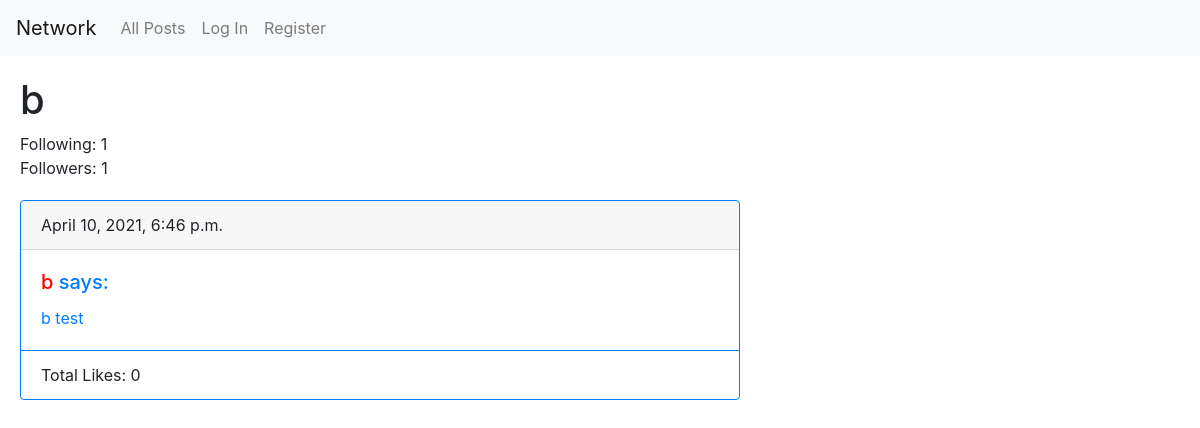
Page /profile/b on the earlier database version.
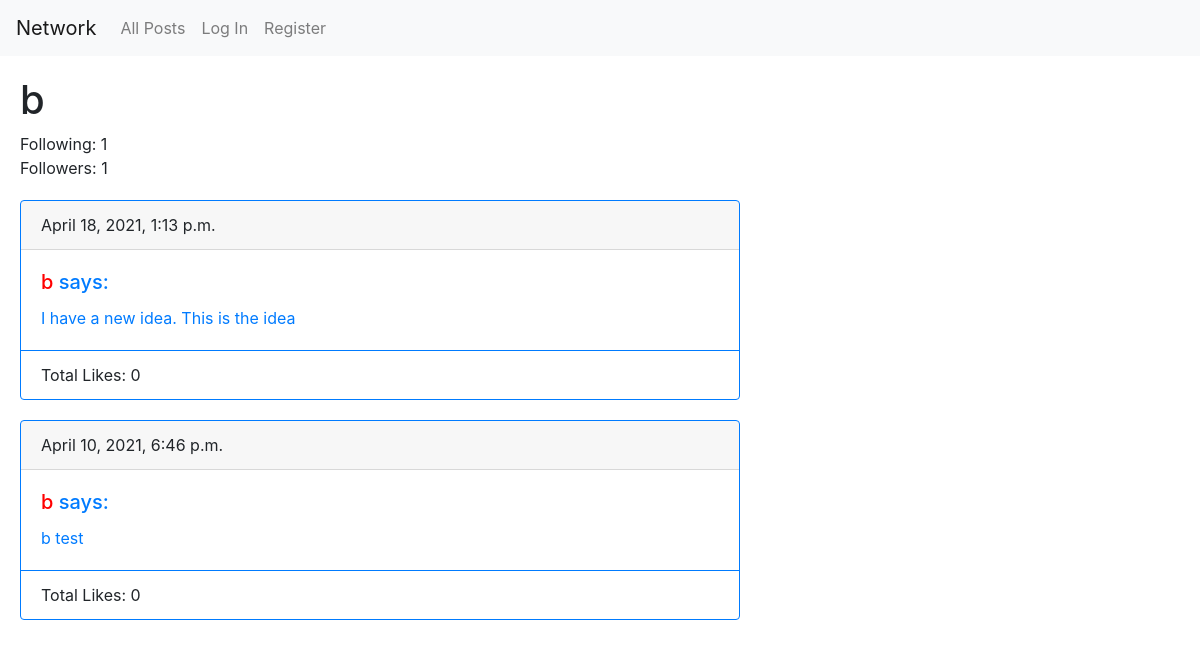
Same page on the later database version.
### network/models.py (models this page shows, shortened)
class Post(models.Model):
    author = models.ForeignKey(
        User,
        null=True,
        on_delete=models.CASCADE,
        related_name="author"
    )
    timestamp = models.DateTimeField(
        auto_now_add=True
    )
    content = models.CharField(
        max_length=1000,
        blank=False
    )
    likes = models.IntegerField(
        default=0,
        validators=[MinValueValidator(0)]
    )
    liked_by = models.ManyToManyField(
        User,
        blank=True,
        related_name="liked_by",
    )

class User(AbstractUser):
    following = models.ManyToManyField(
        'self',
        blank=True,
        symmetrical=False
    )

### network/views.py (the view)
# urls.py: path("profile/<str:username>", views.profile, name="profile"),
def profile(request, username):
    try:
        profile = User.objects.get(username__iexact=username)
    except ObjectDoesNotExist:
        profile = None
        return render(request, "network/profile.html", {"profile": profile})
    followers = User.objects.filter(following=profile.id)
    posts = Post.objects.filter(author=profile).order_by('-timestamp')
    paginator = Paginator(posts, 10)
    page_number = request.GET.get('page')
    page_object = paginator.get_page(page_number)
    return render(request, "network/profile.html", {
        "profile": profile, "followers": followers, "posts": page_object
        })

### network/templates/network/profile.html (shortened to what this page needs)
{% extends "network/layout.html" %}
{% block body %}
    {% if profile %}
        <div class="posts">
            <h1> {{ profile.username }} </h1>
            <div class="following">Following: {{ profile.following.count }}</div>
            <div class="followers">Followers: {{ followers.count }} </div>
        </div>
        {% include "network/post_layout.html" %}
    {% else %}
        Profile doesn't exist!
    {% endif %}
{% endblock %}

### network/templates/network/post_layout.html (shortened to what this page needs)
    {% if not posts %}
        <div class="posts">
            No posts found :(
        </div>
    {% else %}
        {% for post in posts %}
            <div class="posts card border-primary" style="max-width: 45rem;">
                <div class="card-header">{{ post.timestamp }}</div>
                <div class="card-body text-primary">
                    <h5 class="card-title">
                        <a class="user-link" href="{% url 'profile' post.author.username %}">{{ post.author.username }} </a> says:
                    </h5>
                    <p class="card-text" id="post-{{ post.id }}" data-post-id={{ post.id }}> {{ post.content }} </p>
                </div>
                <div class="card-footer bg-transparent border-primary">
                    <span id="total-{{post.id}}" class="like"> Total Likes: {{ post.likes }} </span>
                </div>
            </div>
        {% endfor %}
    {% endif %}

Differences in the rows shown:
added Post: timestamp "April 18, 2021, 1:13 p.m.", author.username "b", content "I have a new idea. This is the idea", likes "0"
